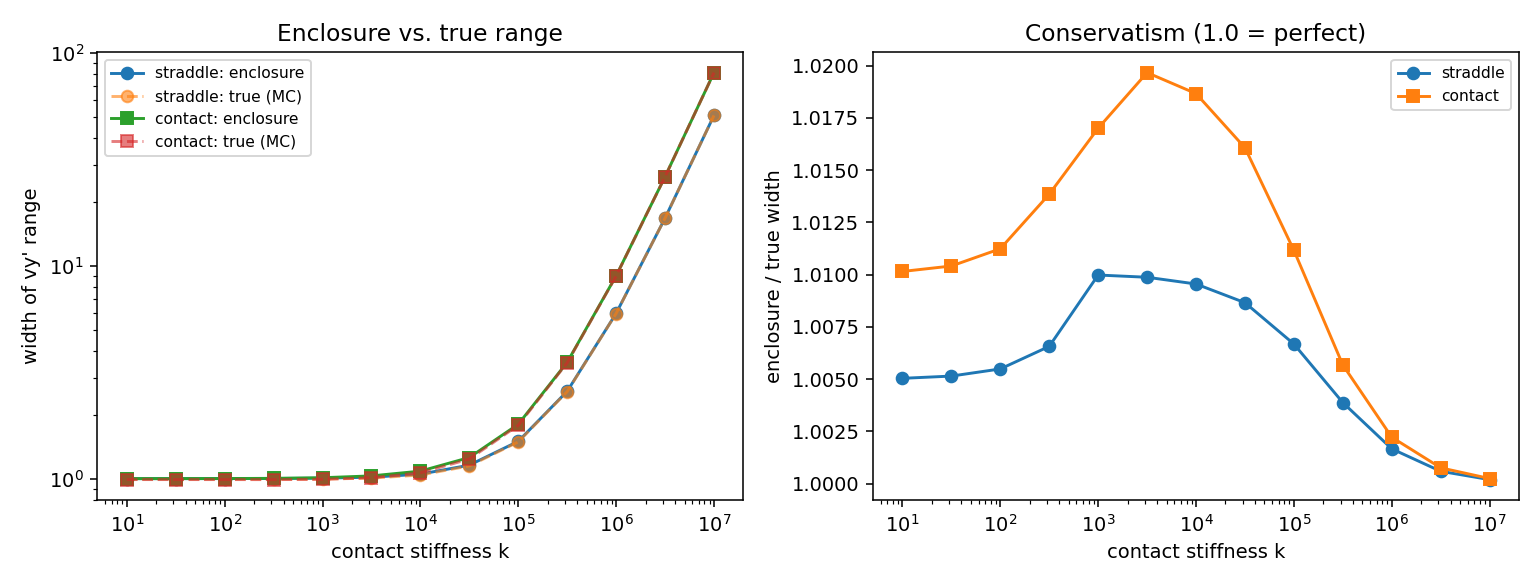

Source code (Python):
"""The stiffness sweep (M2 acceptance): where does this route die?

Parmar, Halm & Posa showed stiffness alone degrades *learning* of contact.
The same mechanism must bite *verification*: as k grows, the one-step map
steepens near the guard, so enclosures over any box touching the contact
boundary widen. This script measures that, on the spring-damper model, and
publishes the curve as-is -- the boundary of the method is a deliverable,
not a secret.

Three quantities per stiffness k, on the vy' component (where contact acts):

  enc_width     width of the interval twin's enclosure over the box
  mc_width      width of the true reachable range, estimated by 4x10^5
                Monte Carlo samples (corners + interior)
  sharpness     enc_width / mc_width  --  1.0 would be a perfect enclosure;
                growth in this ratio is *our* conservatism, growth in
                mc_width is the physics itself getting steeper

measured on two boxes:

  straddle      a box across the contact guard (y in [-5, +5] mm) -- the
                regime a certifier near the boundary must survive
  contact       a box strictly inside contact (y in [-10, -2] mm) -- the
                per-mode regime A2 buys us

plus point_width: the enclosure width at a single in-contact point, which
isolates pure rounding cost (should stay at ulp scale for all k).

Outputs: artifacts/stiffness_sweep.json and, if matplotlib is present,
artifacts/stiffness_sweep.png.
"""

from __future__ import annotations

import json
from pathlib import Path

import numpy as np

from certabstain import Interval
from certabstain.reference import SpringDamper2D

OUT = Path(__file__).resolve().parent / "artifacts"

STRADDLE = dict(
    lo=np.array([-0.01, -0.005, -0.5, -0.5]),
    hi=np.array([0.01, 0.005, 0.5, 0.5]),
)
CONTACT = dict(
    lo=np.array([-0.01, -0.010, -0.5, -0.5]),
    hi=np.array([0.01, -0.002, 0.5, 0.5]),
)
U_BOX = dict(lo=np.array([-1.0, -1.0]), hi=np.array([1.0, 1.0]))
POINT = np.array([0.0, -0.005, 0.1, -0.2])
U_POINT = np.array([0.3, -0.4])


def _mc_width_vy(model: SpringDamper2D, box, ubox, n=400_000, seed=0) -> float:
    rng = np.random.default_rng(seed)
    s = rng.uniform(box["lo"], box["hi"], size=(n, 4))
    u = rng.uniform(ubox["lo"], ubox["hi"], size=(n, 2))
    # corners matter for the extremes: mix in vertex sampling
    corners_s = np.array(
        np.meshgrid(*zip(box["lo"], box["hi"]), indexing="ij")
    ).reshape(4, -1).T
    corners_u = np.array(
        np.meshgrid(*zip(ubox["lo"], ubox["hi"]), indexing="ij")
    ).reshape(2, -1).T
    cs = np.repeat(corners_s, corners_u.shape[0], axis=0)
    cu = np.tile(corners_u, (corners_s.shape[0], 1))
    vy = np.concatenate(
        [model.step(s, u)[:, 3], model.step(cs, cu)[:, 3]]
    )
    return float(vy.max() - vy.min())


def run_sweep() -> dict:
    ks = np.logspace(1, 7, 13)
    rows = []
    for k in ks:
        model = SpringDamper2D(k=float(k))
        row = {"k": float(k)}
        for name, box in (("straddle", STRADDLE), ("contact", CONTACT)):
            S = Interval(box["lo"], box["hi"])
            U = Interval(U_BOX["lo"], U_BOX["hi"])
            enc = model.step_interval(S, U)
            enc_w = float(enc.width()[3])
            mc_w = _mc_width_vy(model, box, U_BOX)
            row[f"{name}_enc_width"] = enc_w
            row[f"{name}_mc_width"] = mc_w
            row[f"{name}_sharpness"] = enc_w / mc_w
        pt = model.step_interval(Interval(POINT, POINT), Interval(U_POINT, U_POINT))
        row["point_width"] = float(pt.width()[3])
        rows.append(row)
        print(
            f"k={k:9.3g}  straddle enc={row['straddle_enc_width']:9.4g} "
            f"sharp={row['straddle_sharpness']:6.3f}   "
            f"contact enc={row['contact_enc_width']:9.4g} "
            f"sharp={row['contact_sharpness']:6.3f}   "
            f"point={row['point_width']:8.2e}"
        )
    return {"model": "SpringDamper2D", "vy_component": 3, "rows": rows}


def main() -> None:
    OUT.mkdir(exist_ok=True)
    data = run_sweep()
    (OUT / "stiffness_sweep.json").write_text(json.dumps(data, indent=2))
    print(f"\nwrote {OUT / 'stiffness_sweep.json'}")
    try:
        import matplotlib

        matplotlib.use("Agg")
        import matplotlib.pyplot as plt

        rows = data["rows"]
        ks = [r["k"] for r in rows]
        fig, (ax1, ax2) = plt.subplots(1, 2, figsize=(11, 4.2))
        for name, style in (("straddle", "o-"), ("contact", "s-")):
            ax1.loglog(ks, [r[f"{name}_enc_width"] for r in rows], style, label=f"{name}: enclosure")
            ax1.loglog(ks, [r[f"{name}_mc_width"] for r in rows], style.replace("-", "--"), alpha=0.6, label=f"{name}: true (MC)")
            ax2.semilogx(ks, [r[f"{name}_sharpness"] for r in rows], style, label=name)
        ax1.set_xlabel("contact stiffness k")
        ax1.set_ylabel("width of vy' range")
        ax1.set_title("Enclosure vs. true range")
        ax1.legend(fontsize=8)
        ax2.set_xlabel("contact stiffness k")
        ax2.set_ylabel("enclosure / true width")
        ax2.set_title("Conservatism (1.0 = perfect)")
        ax2.legend(fontsize=8)
        fig.tight_layout()
        fig.savefig(OUT / "stiffness_sweep.png", dpi=140)
        print(f"wrote {OUT / 'stiffness_sweep.png'}")
    except ImportError:
        print("matplotlib not available; JSON only")


if __name__ == "__main__":
    main()
